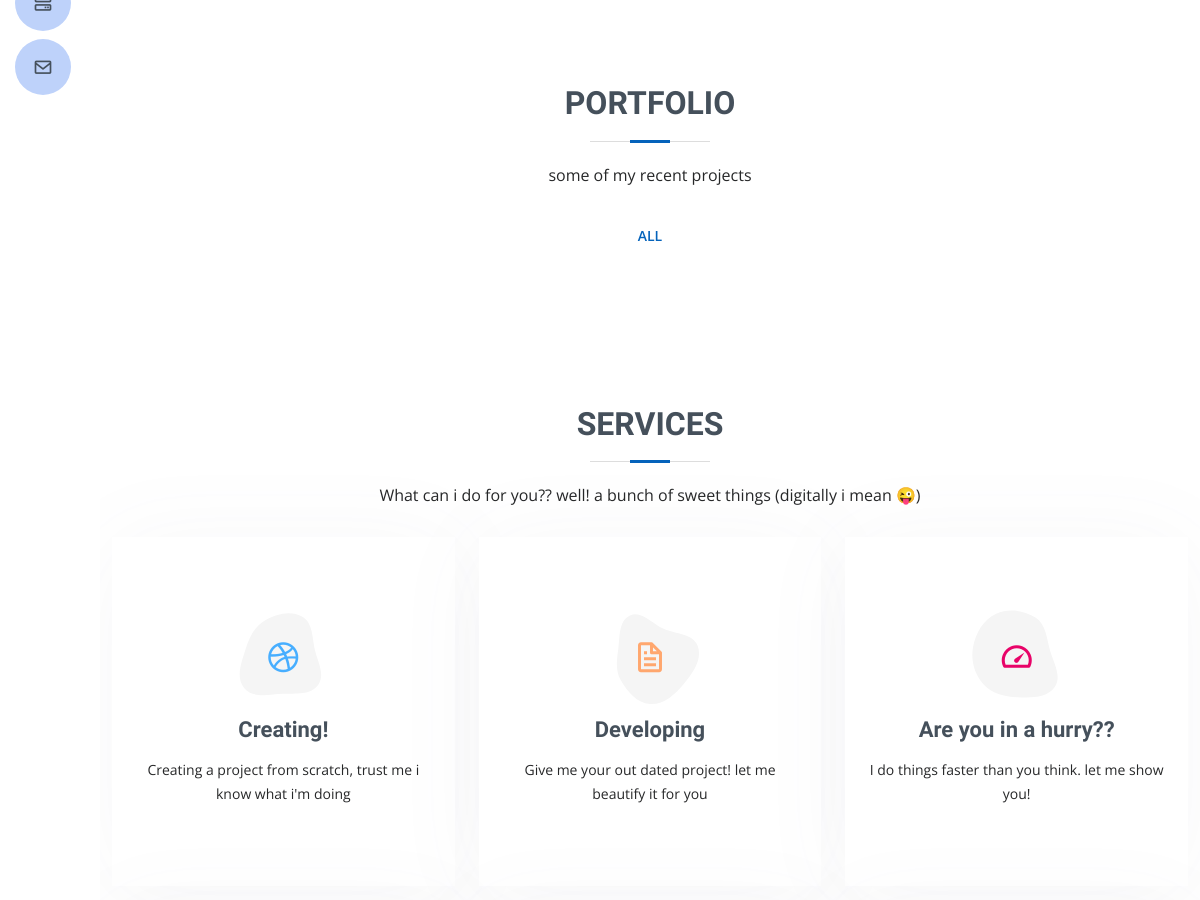
The app's page / (middle part), older data.
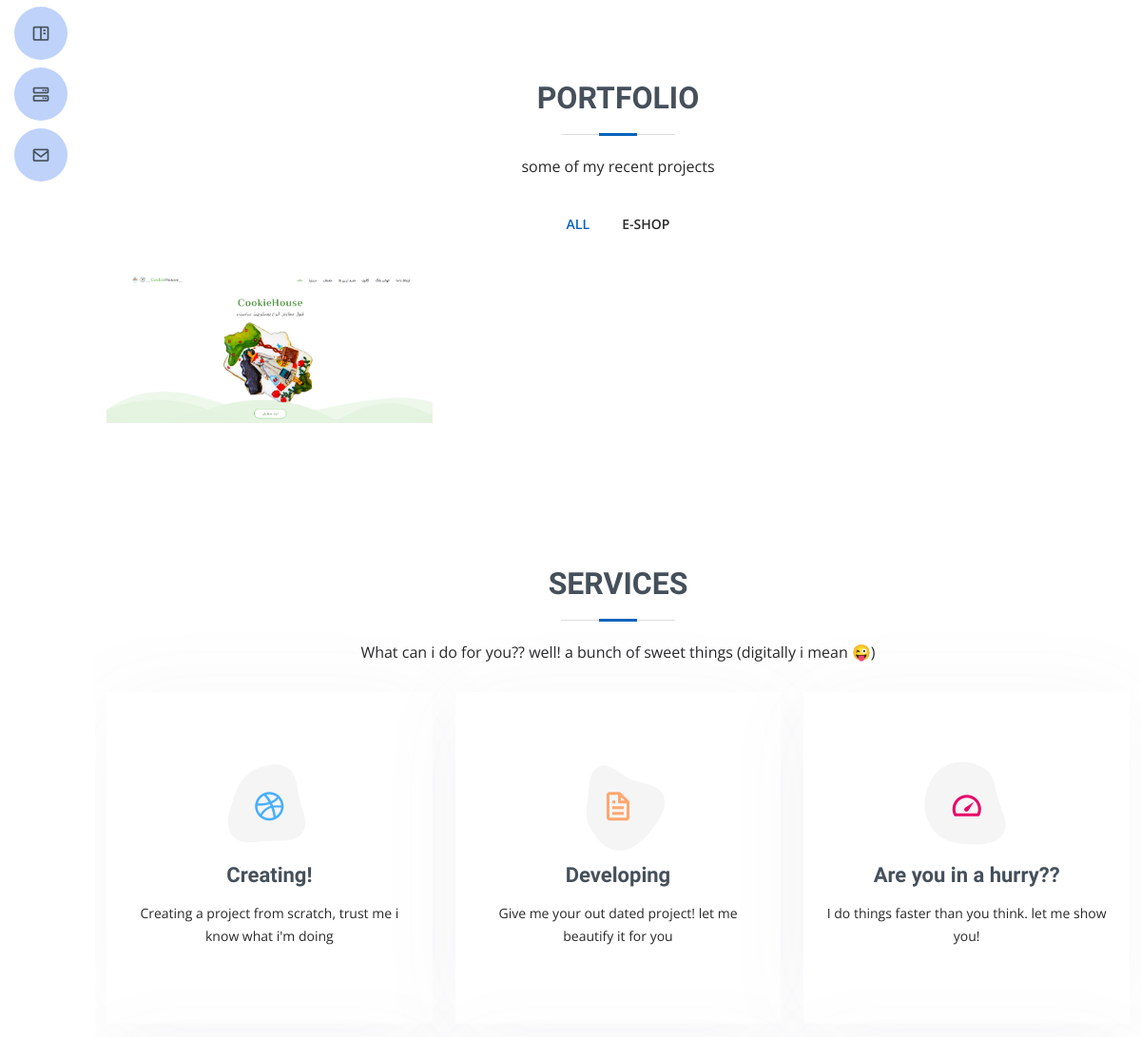
The same page, newer data.
### home/models.py (models this page shows, shortened)
class Category(models.Model):
    name = models.CharField(max_length=200)
    number = models.IntegerField(null=True)
    def __str__(self):
        return self.name

class Product(models.Model):
    category = models.ForeignKey(Category, on_delete=models.CASCADE, null=True, blank=True)
    name = models.CharField(max_length=200)
    url = models.CharField(max_length=200)
    image = models.ImageField(null=True,blank=True)
    @property
    def imageURL(self):
        try:
            url = self.image.url
        except:
            url = ''
        return url

### home/views.py (the view)
# urls.py: 2. Add a URL to urlpatterns:  path('', views.home, name='home')
def home(request):
    c = Category.objects.all()
    p = Product.objects.all()
    count = ViewCount.objects.get(id=1).a + 1
    ViewCount.objects.update(a=count)
    return render(request, 'index.html' , {'c':c,'p':p})

### home/templates/index.html (shortened to what this page needs)
{% load static %}
<!DOCTYPE html>
<html lang="en">
<head>
  <link href="{% static 'assets/vendor/aos/aos.css' %}" rel="stylesheet">
  <link href="{% static 'assets/vendor/bootstrap/css/bootstrap.min.css' %}" rel="stylesheet">
  <link href="{% static 'assets/vendor/bootstrap-icons/bootstrap-icons.css' %}" rel="stylesheet">
  <link href="{% static 'assets/vendor/boxicons/css/boxicons.min.css' %}" rel="stylesheet">
  <link href="{% static 'assets/vendor/glightbox/css/glightbox.min.css' %}" rel="stylesheet">
  <link href="{% static 'assets/vendor/swiper/swiper-bundle.min.css' %}" rel="stylesheet">
  <link href="{% static 'assets/css/style.css' %}" rel="stylesheet">
</head>
<body>
  <header id="header" class="d-flex flex-column justify-content-center">
    <nav id="navbar" class="navbar nav-menu">
      <ul>
        <li><a href="#portfolio" class="nav-link scrollto"><i class="bx bx-book-content"></i> <span>Portfolio</span></a></li>
        <li><a href="#services" class="nav-link scrollto"><i class="bx bx-server"></i> <span>Services</span></a></li>
        <li><a href="#contact" class="nav-link scrollto"><i class="bx bx-envelope"></i> <span>Contact</span></a></li>
      </ul>
    </nav>
  </header>
  <main id="main">
    <section id="resume" class="resume">
    </section>
    <section id="portfolio" class="portfolio section-bg">
      <div class="container" data-aos="fade-up">
        <div class="section-title">
          <h2>Portfolio</h2>
          <p>some of my recent projects</p>
        </div>
        <div class="row">
          <div class="col-lg-12 d-flex justify-content-center" data-aos="fade-up" data-aos-delay="100">
            <ul id="portfolio-flters">
              <li data-filter="*" class="filter-active">All</li>
              {% for a in c %}
              <li data-filter=".filter-app">{{a.name}}</li>
              {% endfor %}
            </ul>
          </div>
        </div>
        <div class="row portfolio-container" data-aos="fade-up" data-aos-delay="200">
          {% for a in p %}
          <div class="col-lg-4 col-md-6 portfolio-item filter-app">
            <div class="portfolio-wrap">
              <img src="{{a.imageURL}}" class="img-fluid" alt="{{a.name}}">
            </div>
          </div>
          {% endfor %}
        </div>
      </div>
    </section>
    <section id="services" class="services">
      <div class="container" data-aos="fade-up">
        <div class="section-title">
          <h2>Services</h2>
          <p>What can i do for you?? well! a bunch of sweet things (digitally i mean &#128540;)</p>
        </div>
        <div class="row">
          <div class="col-lg-4 col-md-6 d-flex align-items-stretch" data-aos="zoom-in" data-aos-delay="100">
            <div class="icon-box iconbox-blue">
              <div class="icon">
                <i class="bx bxl-dribbble"></i>
              </div>
              <h4><a href="">Creating!</a></h4>
              <p>Creating a project from scratch, trust me i know what i'm doing</p>
            </div>
          </div>
          <div class="col-lg-4 col-md-6 d-flex align-items-stretch mt-4 mt-md-0" data-aos="zoom-in" data-aos-delay="200">
            <div class="icon-box iconbox-orange ">
              <div class="icon">
                <i class="bx bx-file"></i>
              </div>
              <h4><a href="">Developing</a></h4>
              <p>Give me your out dated project! let me beautify it for you</p>
            </div>
          </div>
          <div class="col-lg-4 col-md-6 d-flex align-items-stretch mt-4 mt-lg-0" data-aos="zoom-in" data-aos-delay="300">
            <div class="icon-box iconbox-pink">
              <div class="icon">
                <i class="bx bx-tachometer"></i>
              </div>
              <h4><a href="">Are you in a hurry??</a></h4>
              <p>I do things faster than you think. let me show you!</p>
            </div>
          </div>
        </div>
      </div>
    </section>
  </main>
</body>
</html>

### home/static/assets/css/style.css (style rules this page uses)
body { font-family: "Open Sans", sans-serif; color: #272829; }
a { color: #0563bb; text-decoration: none; }
h1, h2, h3, h4, h5, h6 { font-family: "Raleway", sans-serif; }
#header { position: fixed; top: 0; left: 0; bottom: 0; z-index: 9997; transition: all 0.5s; padding: 15px; overflow-y: auto; }
@media (min-width: 992px) { #main { margin-left: 100px; } }
.nav-menu { padding: 0; display: block; }
.nav-menu * { margin: 0; padding: 0; list-style: none; }
.nav-menu > ul > li { position: relative; white-space: nowrap; }
.nav-menu a, .nav-menu a:focus { display: flex; align-items: center; color: #45505b; padding: 10px 18px; margin-bottom: 8px; transition: 0.3s; font-size: 15px; border-radius: 50px; background: #bed2fa; height: 56px; width: 100%; overflow: hidden; transition: 0.3s; }
.nav-menu a i, .nav-menu a:focus i { font-size: 20px; }
@media (min-width: 992px) { .nav-menu a, .nav-menu a:focus { width: 56px; } }
section { padding: 60px 0; overflow: hidden; }
.section-title { text-align: center; padding-bottom: 30px; }
.section-title h2 { font-size: 32px; font-weight: bold; text-transform: uppercase; margin-bottom: 20px; padding-bottom: 20px; position: relative; color: #45505b; }
.section-title h2::before { content: ""; position: absolute; display: block; width: 120px; height: 1px; background: #ddd; bottom: 1px; left: calc(50% - 60px); }
.section-title h2::after { content: ""; position: absolute; display: block; width: 40px; height: 3px; background: #0563bb; bottom: 0; left: calc(50% - 20px); }
.section-title p { margin-bottom: 0; }
.portfolio .portfolio-item { margin-bottom: 30px; }
.portfolio #portfolio-flters { padding: 0; margin: 0 auto 25px auto; list-style: none; text-align: center; background: #fff; border-radius: 50px; padding: 2px 15px; }
.portfolio #portfolio-flters li { cursor: pointer; display: inline-block; padding: 10px 15px; font-size: 14px; font-weight: 600; line-height: 1; text-transform: uppercase; color: #272829; margin-bottom: 5px; transition: all 0.3s ease-in-out; }
.portfolio #portfolio-flters li:hover, .portfolio #portfolio-flters li.filter-active { color: #0563bb; }
.portfolio #portfolio-flters li:last-child { margin-right: 0; }
.portfolio .portfolio-wrap { transition: 0.3s; position: relative; overflow: hidden; z-index: 1; background: rgba(69, 80, 91, 0.8); }
.portfolio .portfolio-wrap::before { content: ""; background: rgba(255, 255, 255, 0.7); position: absolute; left: 30px; right: 30px; top: 30px; bottom: 30px; transition: all ease-in-out 0.3s; z-index: 2; opacity: 0; }
.services .icon-box { text-align: center; padding: 70px 20px 80px 20px; transition: all ease-in-out 0.3s; background: #fff; box-shadow: 0px 5px 90px 0px rgba(110, 123, 131, 0.05); }
.services .icon-box .icon { margin: 0 auto; width: 100px; height: 100px; display: flex; align-items: center; justify-content: center; transition: ease-in-out 0.3s; position: relative; }
.services .icon-box .icon i { font-size: 36px; transition: 0.5s; position: relative; }
.services .icon-box .icon svg { position: absolute; top: 0; left: 0; }
.services .icon-box h4 { font-weight: 600; margin: 10px 0 15px 0; font-size: 22px; }
.services .icon-box h4 a { color: #45505b; transition: ease-in-out 0.3s; }
.services .icon-box p { line-height: 24px; font-size: 14px; margin-bottom: 0; }
.services .iconbox-blue i { color: #47aeff; }
.services .iconbox-orange i { color: #ffa76e; }
.services .iconbox-pink i { color: #e80368; }

Row changes from the older to the newer data that the page shows:
added Category: name "E-SHOP"
added Product: imageURL (picture)
